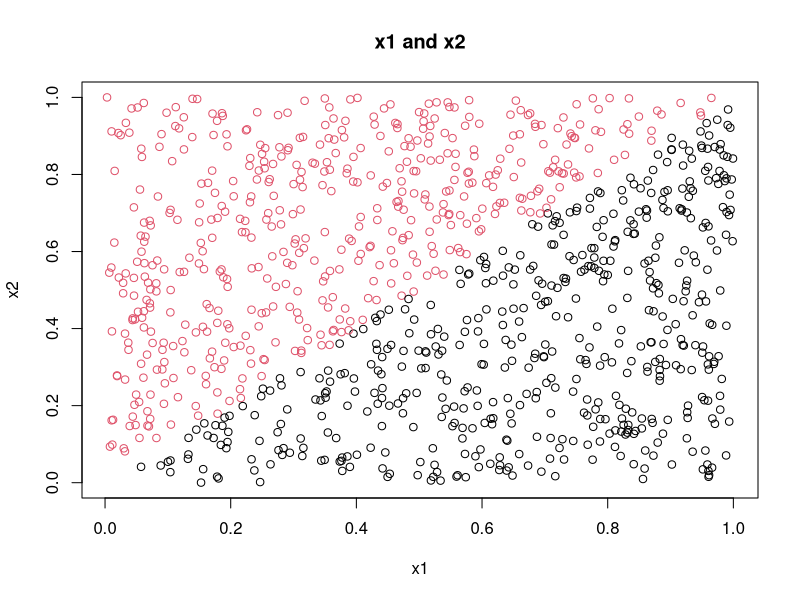
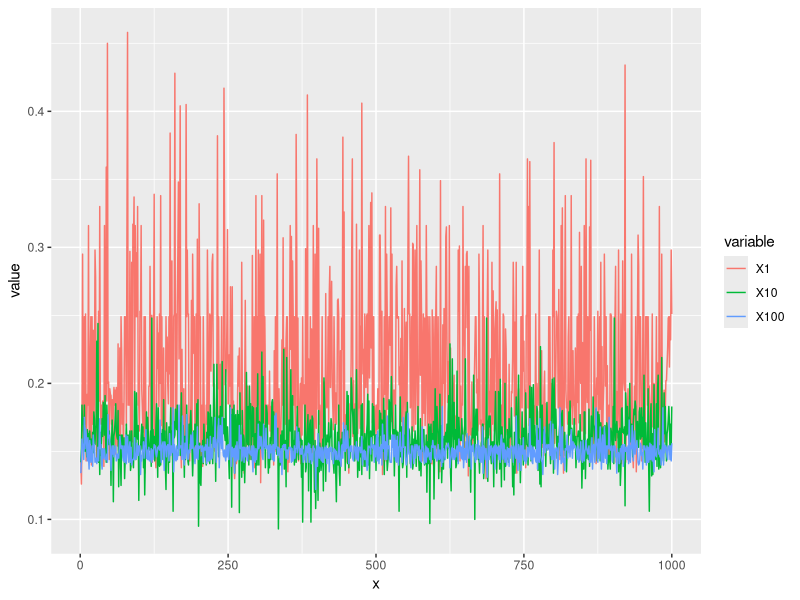
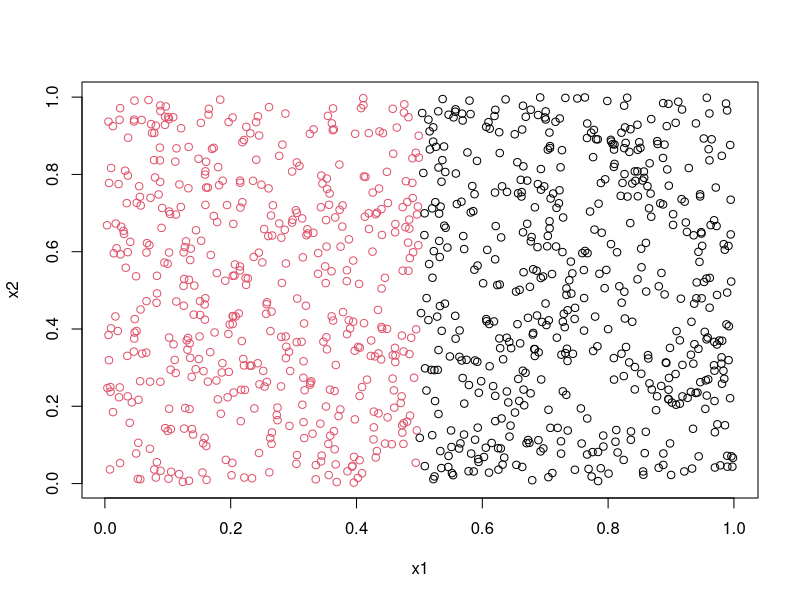
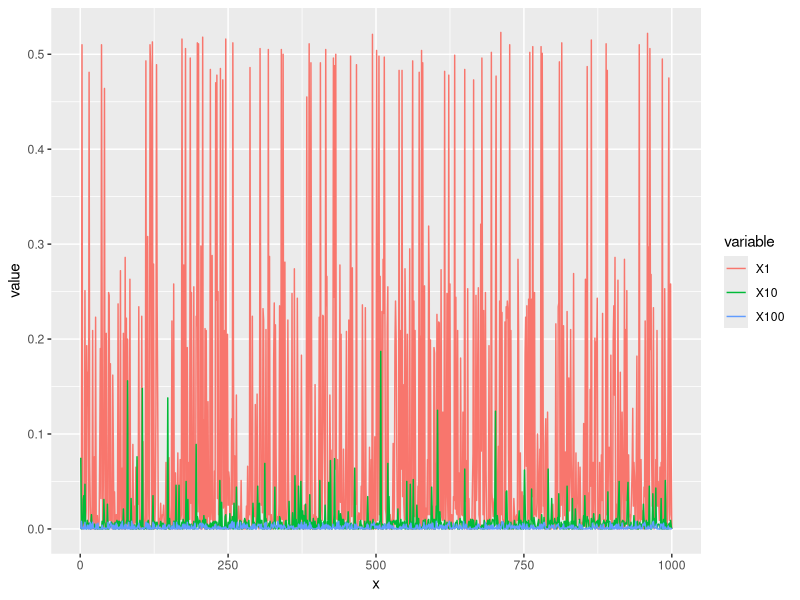
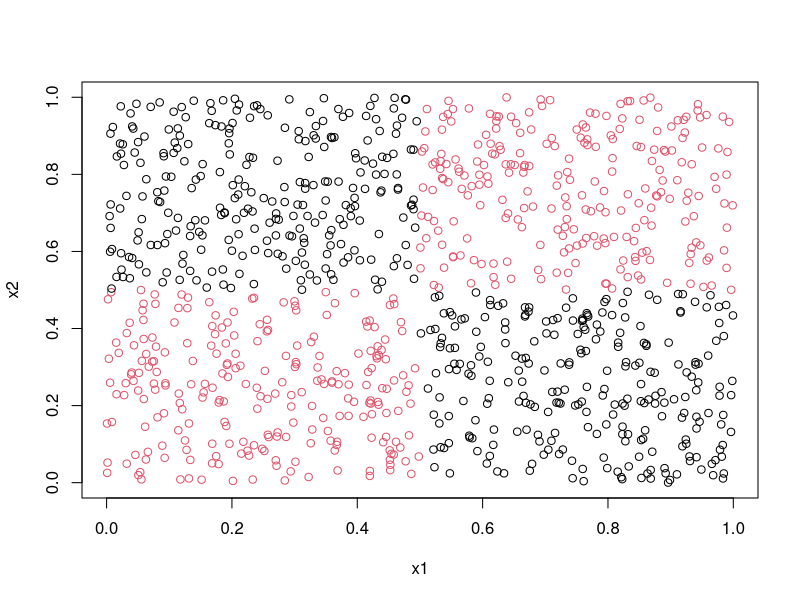
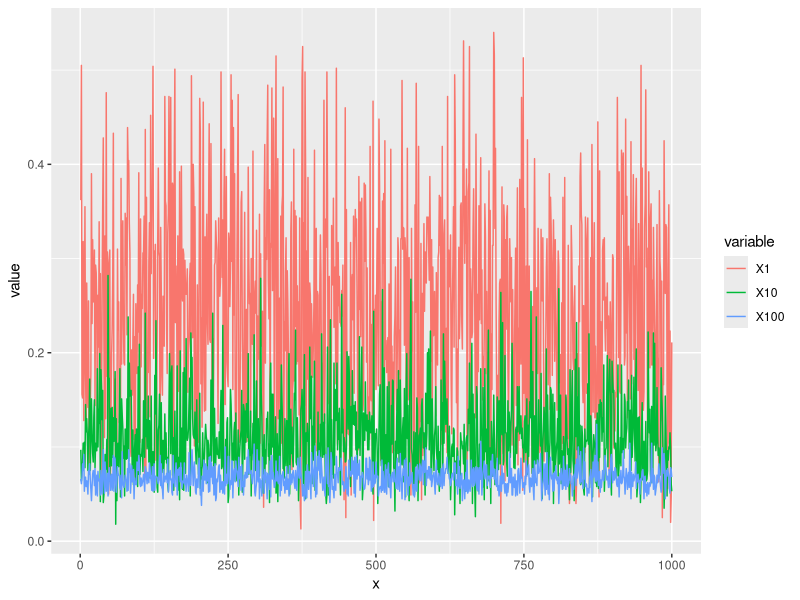

Reproduce these figures in R, in order.
## ---- chunk 1
knitr::opts_chunk$set(echo = TRUE)
## ---- chunk 2
library(randomForest)
library(ggplot2)
library("reshape2") 
### random forest and prediction function #########
randomforestsample <- function(nofdatasets,test_data,tr_datafm,nodesize=25){
  set.seed(1234)
  ntrees_values <- c(1, 10, 100)
  misclassification_errors <- matrix(0, nrow = nofdatasets, ncol =length(ntrees_values))
for (i in 1:nofdatasets) {
  formula <- trlabels ~ x1 + x2
  for (ntrees in 1:length(ntrees_values)) {
    rf_model <- randomForest(formula, data = tr_datafm, ntree = ntrees_values[ntrees], nodesize = nodesize, keep.forest = TRUE)
    # Make predictions on the test data
    predictions <- predict(rf_model, newdata = test_data, type = "response")
    # Convert predictions to binary (0 or 1)
    predicted_labels <- as.factor(predictions)
    # Compute misclassification error
    misclassification_error <- mean(predicted_labels != test_data$telabels)
    misclassification_errors[i,ntrees] <- misclassification_error
  }

}
  colnames(misclassification_errors) <-ntrees_values
   cat("Misclassification_errors\n")
   cat("Mean error when tree 1 >",mean(misclassification_errors[,"1"]),"\n")
      cat("Mean error when tree 1 >",mean(misclassification_errors[,"10"]),"\n")
         cat("Mean error when tree 1>",mean(misclassification_errors[,"100"]),"\n")
   # print(misclassification_errors)
  return(misclassification_errors)
}


## ---- chunk 3
##Repeat the procedure above for 1000 training datasets of size 100
createRandomForestsA <- function(){
    #       test data set ###
    x1<-runif(1000)
    x2<-runif(1000)
    tedata<-cbind(x1,x2)
    y<-as.numeric(x1<x2)
    telabels<-as.factor(y)
    plot(x1,x2,col=(y+1),main="x1 and x2")
    test_data <- data.frame(x1,x2,telabels)

    # training data set ##########
    
    x1<-runif(100)
    x2<-runif(100)
    trdata<-cbind(x1,x2)
    y<-as.numeric(x1<x2)
    trlabels<-as.factor(y)
    tr_datafm <- data.frame(x1, x2, trlabels)

  randomforestsample(1000,test_data,tr_datafm)
}

data_for_plot1<-createRandomForestsA()


## ---- chunk 4
plot_error <- function(data_for_plot){
  yyy<-data.frame(data_for_plot)
yyy$x<-c(1:length(yyy$X1))
library("reshape2") 
data_final <- reshape2::melt(yyy, id.vars = "x")
ggplot(data_final,                 
       aes(x = x,y = value, col = variable),title(main = "Misclassification_errors")) + geom_line()
}
plot_error(data_for_plot1)
## ---- chunk 5
###Repeat the exercise above but this time use the condition (x1<0.5) i
createRandomForestsB <- function(){
  #       test data set ###
  x1<-runif(1000)
  x2<-runif(1000)
  tedata<-cbind(x1,x2)
  y<-as.numeric(x1<0.5)
  telabels<-as.factor(y)
  plot(x1,x2,col=(y+1))
  test_data <- data.frame(x1,x2,telabels)
  
  # training data set ##########
  
  x1<-runif(100)
  x2<-runif(100)
  trdata<-cbind(x1,x2)
  y<-as.numeric(x1<0.5)
  trlabels<-as.factor(y)
  tr_datafm <- data.frame(x1, x2, trlabels)
  
  randomforestsample(1000,test_data,tr_datafm)
}
data_for_plot2<-  createRandomForestsB()

## ---- chunk 6
plot_error(data_for_plot2)
## ---- chunk 7
##The condition ((x1<0.5 & x2<0.5)| (x1>0.5 & x2>0.5)) 
createRandomForestsC <- function(){
  #       test data set ###
  x1<-runif(1000)
  x2<-runif(1000)
  tedata<-cbind(x1,x2)
  y<-as.numeric((x1<0.5 & x2<0.5)| (x1>0.5 & x2>0.5))
  telabels<-as.factor(y)
  plot(x1,x2,col=(y+1))
  test_data <- data.frame(x1,x2,telabels)
  
  # training data set ##########
  
  x1<-runif(100)
  x2<-runif(100)
  trdata<-cbind(x1,x2)
  y<-as.numeric((x1<0.5 & x2<0.5)| (x1>0.5 & x2>0.5))
  trlabels<-as.factor(y)
  tr_datafm <- data.frame(x1, x2, trlabels)
  
  randomforestsample(1000,test_data,tr_datafm,12)
}
data_for_plot3<- createRandomForestsC()

## ---- chunk 8
plot_error(data_for_plot3)
